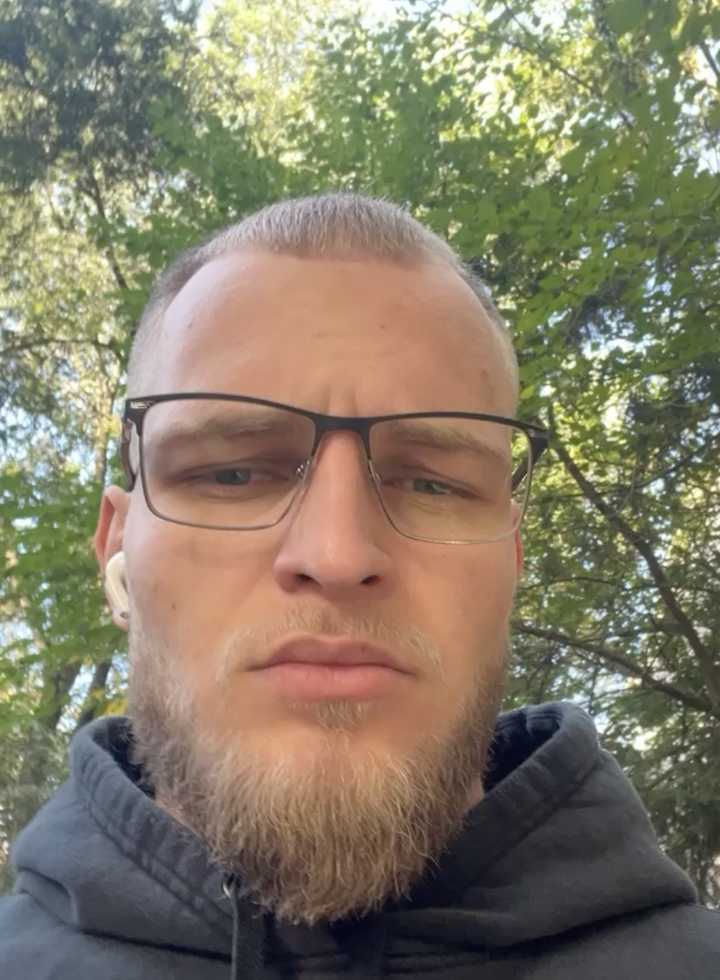
#> input picture ImageProcessing/lab3/image/me.png, 720 x 980 px, shrunk from 960 x 1306 before the run
$ jupyter execute Image_lab_3_quarto.ipynb
#> lines starting #> are read from the running program, lines starting #| are printed output that depends on the picture; after the words box and inside, x2 and y2 are one past the last pixel; in counts of white or black regions, pixels touching at a corner belong together
---
title: 'Лабораторна робота 3. OpenCV. Просторові методи обробки зображень І. Градаційні перетворення і гістограмні методи (short version)'
description:
   Документ зроблено за допомогою [Quarto](https://quarto.org/)
author: "&copy; [<span style='color: blue;'>Tereshchenko Daniil </span>](https://github.com/whytereshchenko/Tereshchenko_OpenCV), 2023"
date: "12.14.2023"
lang: ukr
format:
  html:
    code-fold: true
    toc: true # меню
    toc_float: # спливаюче меню
      collapsed: true # авто
      number_sections: true
jupyter: python3
---

__Мета:__ _знайомство з поелементними і гістограмними просторовими методами обробки зображень засобами OpenCV у середовищі Anaconda із застосуванням Jupyter Notebook засобами мови програмування Python._

::: callout-note
## Примітка
Попередньо потрібно опрацювати лекцію 10.
:::

## Що ви будете вміти?
* Виконувати градаційні перетворення
* Виконувати побудову гістограми матриці яскравостей зображення і виконувати наступні поелементні перетворення на її основі:
  * бінаризацію зображення
  * еквалізацію гістограми
  * соляризацію зображення
  * гамма-корекцію та логарифмічне перетворення
  * отримання негативу
* порівнювання гістограм
* Виконувати побудову гістограм для для кожного з R, G, B каналів

## Градаційні перетворення

__Градаційні перетворення__ задаються функцією перетворення інтенсивностей $s = T(r)$, де $T()$ - оператор перетворення для околу 1x1, тобто функція.

Наведемо деякі приклади.

[cell 1]
# Імпортуємо пакети
import cv2 as cv
import numpy as np
import matplotlib.pyplot as plt

# print(f'version cv2: {cv.__version__}')
print('version cv2: %s' % cv.__version__)

[cell 2]
import cv2
import matplotlib.pyplot as plt

image = cv2.imread('image/me.png')
#> image is the input picture: shape (980, 720, 3); mean B, G, R 103.5, 123.6, 131.3

print(f'image shape/dimensions: {image.shape}')
#| image shape/dimensions: (980, 720, 3)
print(f'image number of pixels: {image.size}')
#| image number of pixels: 2116800

# Розділяємо зображення на окремі канали (червоний, зелений, синій).
red, green, blue = cv2.split(image)

# Зчитуємо зображення у відтінках сірого.
image_gray = cv2.imread('image/me.png', cv2.IMREAD_GRAYSCALE)

# Виводимо розміри напівтонового зображення.
print(f'grey image shape/scale: {image_gray.shape}')
#| grey image shape/scale: (980, 720)

# Виводимо загальну кількість пікселів у напівтоновому зображенні.
print(f'grey image number of pixels: {image_gray.size}')
#| grey image number of pixels: 705600

# Візуалізуємо зображення засобами Matplotlib.

# Створюємо фігуру Matplotlib для розміщення графіків.
plt.figure(figsize=(12, 6))

# Перший графік - кольорове зображення.
plt.subplot(1, 3, 1)
# Виводимо кольорове зображення, конвертуючи його з BGR в RGB для Matplotlib.
plt.imshow(cv2.cvtColor(image, cv2.COLOR_BGR2RGB))
plt.title('Color Image')  # Додаємо заголовок графіку.
plt.axis('off')  # Вимикаємо відображення координатних вісей.

# Другий графік - напівтонове зображення.
plt.subplot(1, 3, 2)
# Виводимо напівтонове зображення в градаціях сірого.
plt.imshow(image_gray, cmap='gray')
plt.title('Grayscale Image')  # Додаємо заголовок графіку.
plt.axis('off')  # Вимикаємо відображення координатних вісей.

# Третій графік - окремі канали.
plt.subplot(1, 3, 3)
# Виводимо кольорове зображення, використовуючи окремі канали.
plt.imshow(cv2.merge([red, green, blue]))
plt.title('Color Channels')  # Додаємо заголовок графіку.
plt.axis('off')  # Вимикаємо відображення координатних вісей.

# Відображення усіх графіків.
plt.show()

### [Бінаризація зображення]()

Суть бінаризації напівтонового зображення полягає  у трансформації восьмибітного зображення у двобітне. Засобами _openCV_ це можна зробити наступним чином.

[cell 3]
# Візуалізація за допомогою matplotlib
# plt.imread('rose.png')
plt.gray()
# [5 lines of commented-out code are left out]

def image_gray_binary(image_input, threshold=50):
    # Бінаризація зображення

#> called with threshold = 50
    image_output = image_input.copy()

    for row in range(0, image_input.shape[0]):
        for column in range(0, image_input.shape[1]):
            if image_input[row, column] <= threshold:
                image_output[row, column] = 0
            else:
                image_output[row, column] = 255
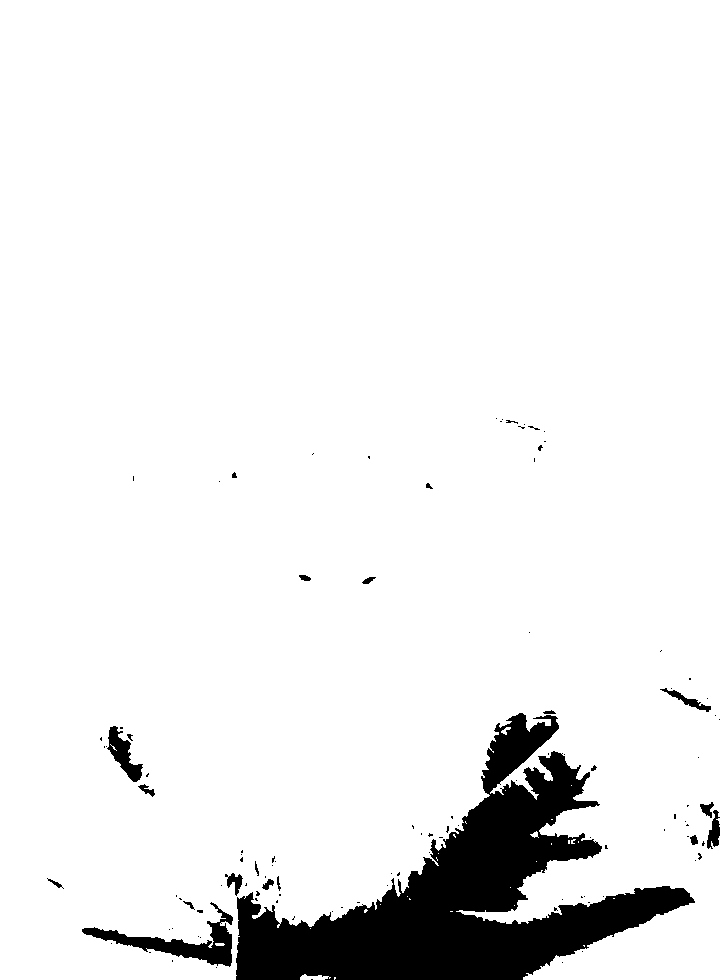
#> image_output: shape (980, 720); 93% white; 111 black regions (89 under 20 px), largest, box (x1, y1, x2, y2) and area: (236, 713, 695, 980) 43993, (82, 902, 233, 967) 2453, (107, 726, 143, 782) 820
    return image_output

image_binary = image_gray_binary(image_gray)

# Побудова і вивід зображення у файл
plt.subplot(121)
plt.imshow(image_gray)
plt.title('image_gray')
plt.subplot(122)
plt.imshow(image_binary)
plt.title('image_binary')
# plt.savefig('image_binary.png')
plt.show()

__Завдання для самостійної роботи__.

  * Обгрунтувати оптимальне значення порогу бінаризації за допомогою гістограми
  * Написати код, який би виводив зображення засобами бібіліотеки _cv2_

  Альтернативний варіант з використанням методу бінарної класифікації можна реалізувати так.

[cell 4]
# [20 lines of commented-out code are left out]

import matplotlib.pyplot as plt

# Вводимо поріг бінаризації:
T = int(input('Введіть поріг бінаризації: '))
#> the answer given: 3

# Використання функції threshold OpenCV для бінаризації зображення.
# Зверніть увагу, що у Matplotlib для відтінків сірого немає необхідності вказувати другий параметр r.
threshold = cv.threshold(image_gray, T, 255, cv.THRESH_BINARY)[1]
#> threshold: shape (980, 720); every value is 255

# Візуалізація зображення та його бінаризованої версії.
plt.subplot(121)
plt.imshow(image_gray, cmap='gray')
plt.title('Original Image')

plt.subplot(122)
plt.imshow(threshold, cmap='gray')
plt.title('Binary Image')

# Показуємо графіки.
plt.show()

# Зберігаємо бінаризоване зображення на диск.
cv.imwrite('image_binary.png', threshold)
#> Out = True

### 1. [Негатив](https://www.geeksforgeeks.org/negative-transformation-of-an-image-using-python-and-opencv/)
$G(x,y)=L−1−F(x,y)$

[cell 5]
import cv2
import matplotlib.pyplot as plt
import numpy as np

def load_and_convert_image(path):
#> called with path = 'image/me.png'
    image = cv2.imread(path, cv2.IMREAD_COLOR)
    return cv2.cvtColor(image, cv2.COLOR_BGR2RGB)

def plot_image(image, title):
    plt.imshow(image)
    plt.title(title)
    plt.show()

def plot_histogram(image):
    colors = ('b', 'g', 'r')
    for i, color in enumerate(colors):
        hist = cv2.calcHist([image], [i], None, [256], [0, 256])
        plt.plot(hist, color=color)
    plt.xlim([0, 256])
    plt.show()

def apply_negative_transformation(image):
    return 255 - image

img_path = 'image/me.png'
img_rgb = load_and_convert_image(img_path)
plot_image(img_rgb, 'Initial RGB Image')
plot_histogram(img_rgb)

img_neg = apply_negative_transformation(img_rgb)
plot_image(img_neg, 'Negative Transformed RGB Image')
plot_histogram(img_neg)
#> in plot_histogram (call 2), `plt.show()`:
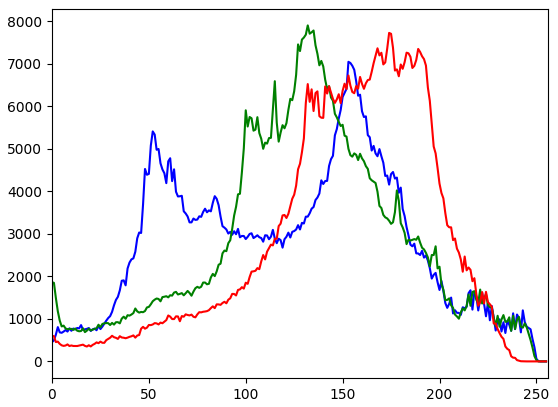
#> figure drawn by matplotlib, 1 panel; curve peaks at x = 153, y = 7050; curve peaks at x = 132, y = 7907; curve peaks at x = 174, y = 7730

### 2. [Логарифмічні перетворення](https://www.geeksforgeeks.org/log-transformation-of-an-image-using-python-and-opencv/?ref=rp)

$G(x,y)=c⋅log(1+F(x,y))$

[cell 6]
import cv2
import numpy as np
import matplotlib.pyplot as plt

def load_image(path):
    img = cv2.imread(path)
    return cv2.cvtColor(img, cv2.COLOR_BGR2RGB)

def apply_log_transformation(image, scale_factor=255):
#> called with scale_factor = 255
    c = scale_factor / np.log(1 + np.max(image))
#> c = 45.99
    return c * (np.log(image + 1))
#> returned value: shape (980, 720, 3) float16; 0.14% of the values are NaN or infinite; the others: min 74, max 255, mean 215.4

def display_image(image, title):
    plt.imshow(image)
    plt.title(title)
    plt.show()


image_path = 'image/me.png'
image_rgb = load_image(image_path)

log_transformed_image = apply_log_transformation(image_rgb)
log_transformed_image = np.array(log_transformed_image, dtype=np.uint8)
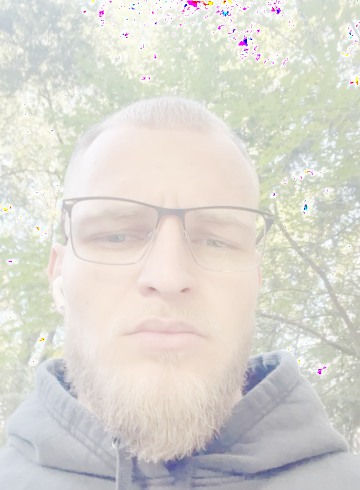
#> log_transformed_image: shape (980, 720, 3) (shown at 1/2 size); mean R, G, B 218.6, 216.1, 209.1

display_image(image_rgb, 'Original RGB Image')
display_image(log_transformed_image, 'Log Transformed RGB Image')

### 3. [Степенева(гамма-коеркція)](https://issue.life/questions/53104983)

$G(x,y)=c⋅[F(x,y)]^γ$

[cell 7]
import cv2
import numpy as np
import matplotlib.pyplot as plt

def load_rgb_image(image_path):
    image = cv2.imread(image_path)
    return cv2.cvtColor(image, cv2.COLOR_BGR2RGB)

def apply_gamma_correction(image, gamma_value):
#> called with gamma_value = 2
    corrected_image = np.power(image / 255.0, gamma_value)
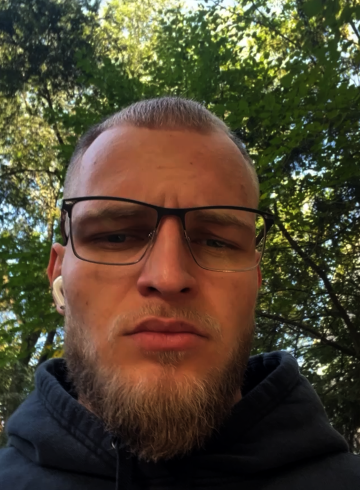
#> corrected_image: shape (980, 720, 3) float64 (shown at 1/2 size); mean R, G, B 0.313, 0.272, 0.195
    return np.uint8(corrected_image * 255.0)
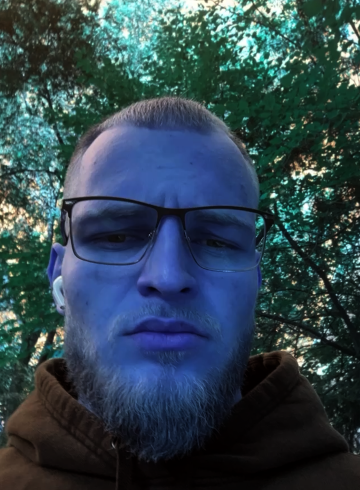
#> returned value: shape (980, 720, 3) (shown at 1/2 size); mean of channels 0, 1, 2 79.4, 69, 49.2; drawn as B, G, R

def display_images(images, titles, figsize=(12, 6)):
#> called with figsize = (12, 6)
    fig, axes = plt.subplots(1, len(images), figsize=figsize)
    for ax, img, title in zip(axes, images, titles):
        ax.imshow(img)
        ax.set_title(title)
#> this loop made 2 passes
#> title on passes 1 to 2: 'Original RBG', 'Gamma (gamma = 2)'
    plt.show()

image_path = 'image/me.png'
image_rgb = load_rgb_image(image_path)

gamma_value = 2
gamma_corrected = apply_gamma_correction(image_rgb, gamma_value)

display_images([image_rgb, gamma_corrected],
               ['Original RBG', f'Gamma (gamma = {gamma_value})'])

### 4. [Соляризація зображення]()

$G(x,y)=L−1−∣F(x,y)−\frac{L−1}{2}∣$

[cell 8]
import cv2
import numpy as np
import matplotlib.pyplot as plt

def load_image(path):
    return cv2.imread(path)

def solarize_image(image, threshold=128):
#> called with threshold = 128
    channels = cv2.split(image)
    solarized_channels = [np.where(c < threshold, c, 255 - c) for c in channels]
#> solarized_channels = 3 items
    return cv2.merge(solarized_channels)

def display_images(original, modified, titles=('Original', 'Modified')):
#> called with titles = ('Original GRB', 'Solarized')
    plt.subplot(1, 2, 1)
    plt.imshow(cv2.cvtColor(original, cv2.COLOR_BGR2RGB))
    plt.title(titles[0])

    plt.subplot(1, 2, 2)
    plt.imshow(cv2.cvtColor(modified, cv2.COLOR_BGR2RGB))
    plt.title(titles[1])

    plt.show()

image_path = 'image/me.png'
image = load_image(image_path)

solarized_image = solarize_image(image)

display_images(image, solarized_image, ('Original GRB', 'Solarized'))

## Відозміна гістограми

### 5. [Еквалізація гістограми](https://habr.com/ru/post/244507/)

Завдяки застосуванню еквалізації гістограми до зображення, було досягнуто помітного покращення у контрасті та яскравості. Аналіз гістограми після еквалізації показує більш однорідний розподіл інтенсивностей пікселів, що допомагає вирівняти яскравість у різних каналах. Такі зміни зробили зображення значно чіткішим і деталізованішим, збільшуючи кількість візуальної інформації.

[cell 9]
import cv2
import numpy as np
import matplotlib.pyplot as plt

def equalize_color_channels(image):
    channels = cv2.split(image)
    equalized_channels = [cv2.equalizeHist(c) for c in channels]
#> equalized_channels = 3 items
    return cv2.merge(equalized_channels)
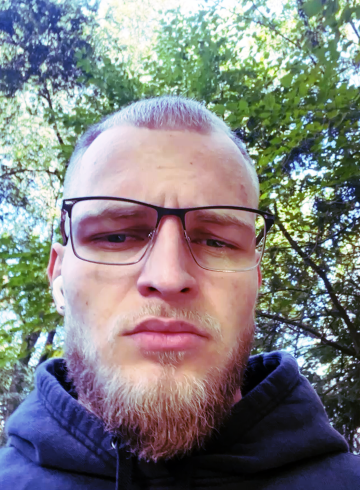
#> returned value: shape (980, 720, 3) (shown at 1/2 size); mean of channels 0, 1, 2 128.4, 128.3, 128.2; drawn as B, G, R

def display_comparative_images(original, modified, titles=('Original Image', 'Modified Image')):
#> called with titles = ('Original RGV', 'Equalized')
    plt.subplot(1, 2, 1)
    plt.imshow(cv2.cvtColor(original, cv2.COLOR_BGR2RGB))
    plt.title(titles[0])

    plt.subplot(1, 2, 2)
    plt.imshow(cv2.cvtColor(modified, cv2.COLOR_BGR2RGB))
    plt.title(titles[1])

    plt.show()
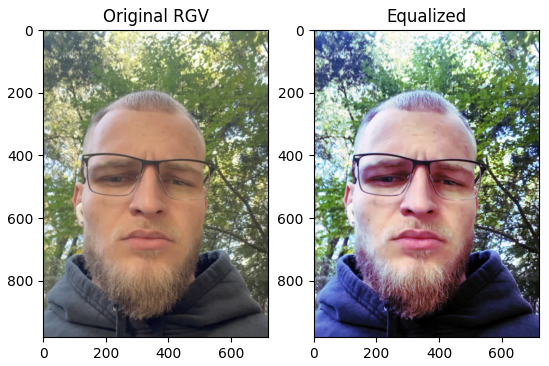
#> figure drawn by matplotlib, 2 panels

image_path = 'image/me.png'
image = cv2.imread(image_path)

equalized_image = equalize_color_channels(image)

display_comparative_images(image, equalized_image, ('Original RGV', 'Equalized'))

### 6. [Оцінка гістограми](https://docs.opencv.org/master/d6/dc7/group__imgproc__hist.html#ga6ca1876785483836f72a77ced8ea759a)

[Ще одне посилання](https://docs.opencv.org/master/d8/dbc/tutorial_histogram_calculation.html)

Еквалізація гістограми ефективно використана на зображенні, що призвело до підвищення контрасту та яскравості. Аналіз після еквалізації показує, що інтенсивність пікселів тепер розподілена більш рівномірно по кольорових каналах, що забезпечує вирівнювання яскравості. Це зробило зображення яскравішим та дозволило виділити більше деталей. Еквалізація гістограми допомогла усунути проблеми з низьким контрастом і насиченістю кольорів, що є корисним для подальшої обробки зображення. Завдяки цьому методу, візуальний вигляд зображення значно покращився, підвищуючи його якість.

[cell 10]
import cv2
import numpy as np
import matplotlib.pyplot as plt

def calculate_histogram(channel, channel_color):
    return cv2.calcHist([channel], [0], None, [256], [0, 256]), channel_color

def display_histograms(histograms, titles, figsize=(12, 6)):

    plt.figure(figsize=figsize)
    for i, (hist, color) in enumerate(histograms):
        plt.subplot(len(histograms), 1, i + 1)
        plt.plot(hist, color=color)
        plt.title(titles[i])
        plt.xlim([0, 256])

    plt.tight_layout()
    plt.show()

image_path = 'image/me.png'
image = cv2.imread(image_path)

b, g, r = cv2.split(image)

hist_b, color_b = calculate_histogram(b, 'blue')
#> hist_b = 256 values, max 7730 at index 81, min 0 at index 0, mean 2756.2; color_b = 'blue'
hist_g, color_g = calculate_histogram(g, 'green')
#> hist_g = 256 values, max 7907 at index 123, min 0 at index 0, mean 2756.2; color_g = 'green'
hist_r, color_r = calculate_histogram(r, 'red')
#> hist_r = 256 values, max 7050 at index 102, min 0 at index 0, mean 2756.2; color_r = 'red'

display_histograms([(hist_b, color_b), (hist_g, color_g), (hist_r, color_r)],
                   ['B channel', 'G channel', 'R channel'])
#> in display_histograms, `plt.show()`:
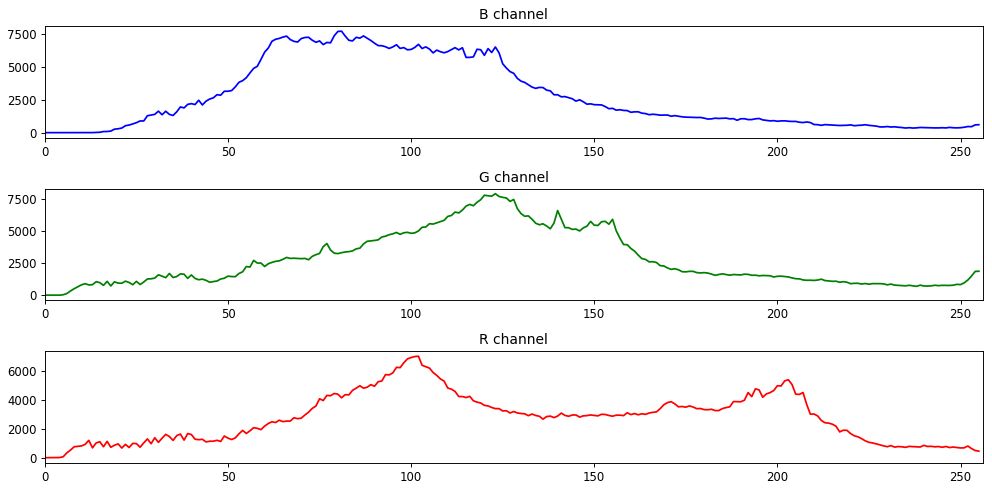
#> figure drawn by matplotlib, 3 panels; panel 1: curve peaks at x = 81, y = 7730; panel 2: curve peaks at x = 123, y = 7907; panel 3: curve peaks at x = 102, y = 7050

$ run again, with ImageProcessing/lab3/image/perspective_exampl.jpg saved as ImageProcessing/lab3/image/me.png
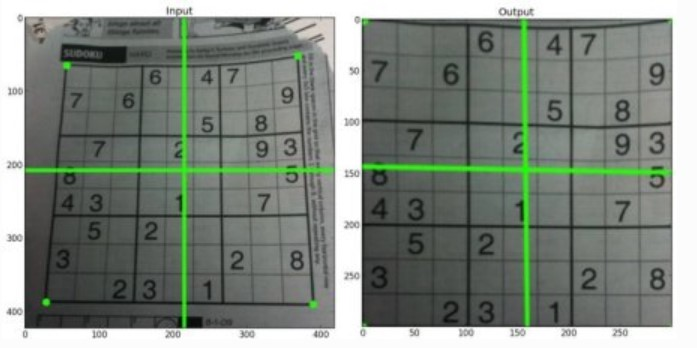
#> input picture ImageProcessing/lab3/image/perspective_exampl.jpg, 697 x 348 px
#> image is the input picture: shape (348, 697, 3); mean B, G, R 127.1, 135.7, 127.4
#| image shape/dimensions: (348, 697, 3)
#| image number of pixels: 727668
#| grey image shape/scale: (348, 697)
#| grey image number of pixels: 242556
#> after the loop in image_gray_binary, `for row in range(0, image_input.shape[0]):`:
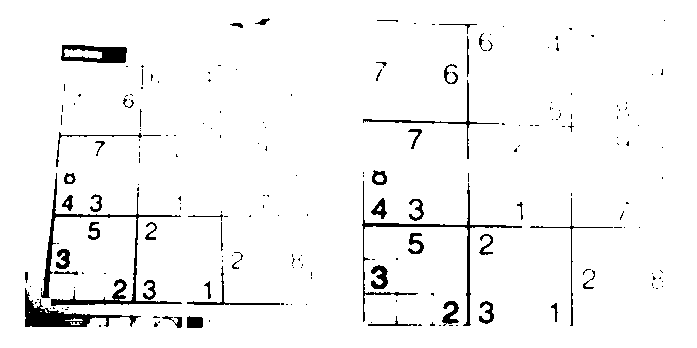
#> image_output: shape (348, 697); 95.9% white; 206 black regions (159 under 20 px), largest, box (x1, y1, x2, y2) and area: (41, 173, 182, 306) 1709, (25, 288, 141, 327) 1247, (362, 181, 522, 326) 1148
#> threshold: shape (348, 697); every value is 255
#> Out = True
#> c = 45.99
#> the loop in display_images, `for ax, img, title in zip(axes, images, titles):` made 2 passes
#> title on passes 1 to 2: 'Original RBG', 'Gamma (gamma = 2)'
#> solarized_channels = 3 items
#> hist_b = 256 values, max 14996 at index 255, min 5 at index 5, mean 947.5; color_b = 'blue'
#> hist_g = 256 values, max 15439 at index 255, min 0 at index 0, mean 947.5; color_g = 'green'
#> hist_r = 256 values, max 15040 at index 255, min 2 at index 2, mean 947.5; color_r = 'red'
#> in display_histograms, `plt.show()`:
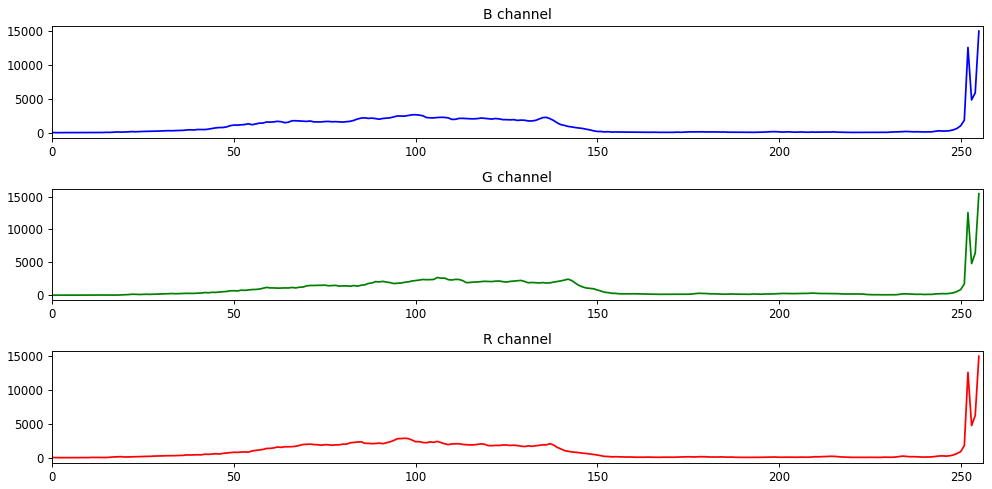
#> figure drawn by matplotlib, 3 panels; panel 1: curve peaks at x = 255, y = 14996; panel 2: curve peaks at x = 255, y = 15439; panel 3: curve peaks at x = 255, y = 15040
